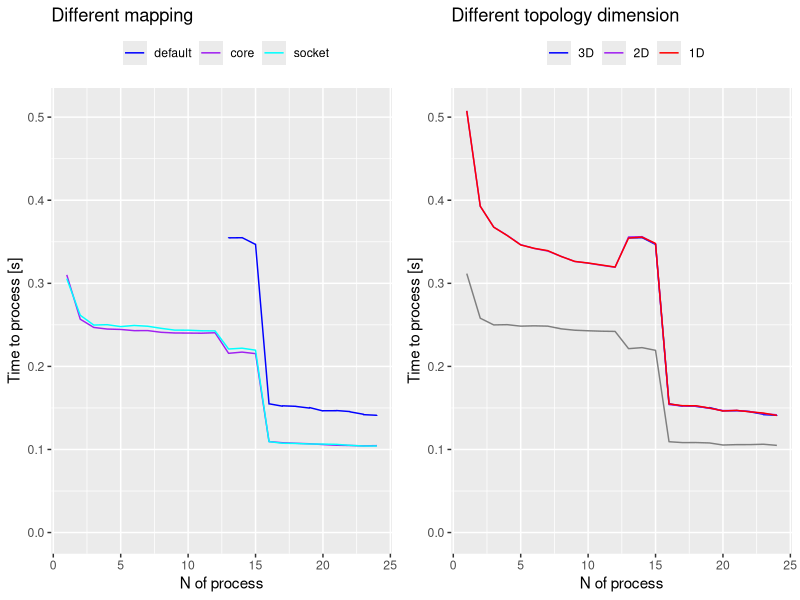
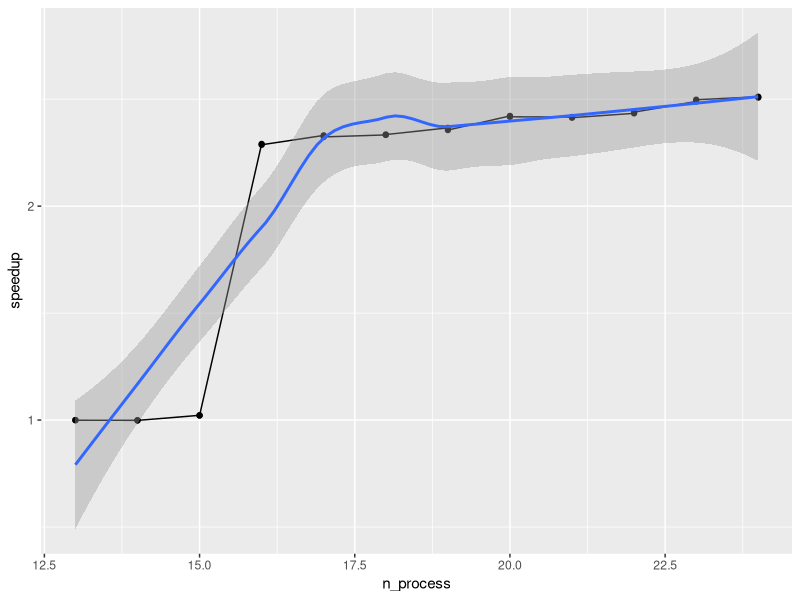

The R source for these figures, in order:
## ---- chunk 1
library(tidyverse)
library(ggplot2)
require(gridExtra)

mean_data <- function(matrix){
    n = 24
    rep = 10
    mean_dataframe <- data.frame(matrix(nrow=0, ncol = 2))
    colnames(mean_dataframe) <- c("n_process", "time")
    seq_row = seq(0, n*rep, by=rep)
    for (i in 1:n){
        mean = 0
        for (j in 0:(rep-1)){
            row = seq_row[i]+j+1
            mean = mean + matrix[row, 2]
        }
        mean = mean / rep
        mean_dataframe <- mean_dataframe %>%
            add_row(n_process = matrix[(row-1),1], time = mean)
    }
    
    return(mean_dataframe)
}


## ---- chunk 2
data_matrix <- data.frame(read.csv("data_matrix.csv",col.names = c("n_process", "time"), header = F))

dif_shape <- 10*24
seq_shape <- seq(1, dif_shape*4, by=dif_shape)

data_2400 <- mean_data(data_matrix[seq_shape[1]:(seq_shape[2]-1),])
data_1200 <- mean_data(data_matrix[seq_shape[2]:(seq_shape[3]-1),])
data_800 <- mean_data(data_matrix[seq_shape[3]:(seq_shape[4]-1),])

data_1200 <- data_1200 %>%
    add_column(speedup = data_1200[1,2]/data_1200$time) %>%
    add_column(efficiency = data_1200$time/data_1200$n_process)


#modeled with 1200x200x100 matrix (only this because are always equals)
data_matrix_core <- data.frame(read.csv("data_matrix_core.csv",col.names = c("n_process", "time"), header = F))
data_matrix_socket <- data.frame(read.csv("data_matrix_socket.csv",col.names = c("n_process", "time"), header = F))

data_core <- mean_data(data_matrix_core[1:(dif_shape),])
data_socket <- mean_data(data_matrix_socket[1:(dif_shape),])

#always modeled with 1200x200x100
data_matrix_1D <- data.frame(read.csv("data_matrix_1D.csv",col.names = c("n_process", "time"), header = F))
data_matrix_2D <- data.frame(read.csv("data_matrix_2D.csv",col.names = c("n_process", "time"), header = F))
data_matrix_notopology <- data.frame(read.csv("data_matrix_notopology.csv",col.names = c("n_process", "time"), header = F))

data_1D <- mean_data(data_matrix_1D[1:(dif_shape),])
data_2D <- mean_data(data_matrix_2D[1:(dif_shape),])
data_notopology <- mean_data(data_matrix_notopology[1:(dif_shape),])


# #MODEL
# latency = 1.213
# bandwidth = 105.598
# 
# model = (192/bandwidth + latency)

## ---- chunk 3

plot_mapping <- ggplot(data=data_1200, mapping = aes(x = n_process, y=time)) +
    
    ggtitle("Different mapping") +
    xlab("N of process") +
    ylab("Time to process [s]") +
    scale_y_continuous(limits = c(0, 0.51)) +
    
    #geom_point(aes(color = "default")) +
    geom_line(aes(color = "default")) +
    #geom_point(data=data_core, aes(color = "core")) +
    geom_line(data=data_core, aes(color = "core")) +
    #geom_point(data=data_socket, aes(color = "socket")) +
    geom_line(data=data_socket, aes(color = "socket")) +
    
    scale_colour_manual("", 
                      breaks = c("default", "core", "socket"),
                      values = c("default" = "blue","core" = "purple", "socket" = "cyan")
                      ) +
    theme(legend.position = "top")

## ---- chunk 4


plot_topology <- ggplot(data=data_1200, mapping = aes(x = n_process, y=time)) +
    
    ggtitle("Different topology dimension") +
    xlab("N of process") +
    ylab("Time to process [s]") +
    scale_y_continuous(limits = c(0, 0.51)) +
    
    #geom_point(aes(color = "3D")) +
    geom_line(aes(color = "3D")) +
    #geom_point(data=data_2D, aes(color = "2D")) +
    geom_line(data=data_2D, aes(color = "2D")) +
    #geom_point(data=data_1D, aes(color = "1D")) +
    geom_line(data=data_1D, aes(color = "1D")) +
    #geom_point(data=data_notopology, aes(color = "no")) +
    geom_line(data=data_notopology, aes(color = "no")) +
    
    scale_colour_manual("", 
                      breaks = c("3D", "2D", "1D", "no topology"),
                      values = c("3D" = "blue","2D" = "purple", "1D" = "red", "no topology" = "grey")
                      ) +
    theme(legend.position = "top")


grid.arrange(plot_mapping, plot_topology, ncol=2)

## ---- chunk 5
ggplot(data=data_1200, aes(x=n_process, y=speedup)) +
    geom_line() +
    geom_point() +
    stat_smooth( method = "loess", formula = 'y ~ x') +
    geom_abline(intercept = 1, slope = 2, color="red") 

## ---- chunk 6

